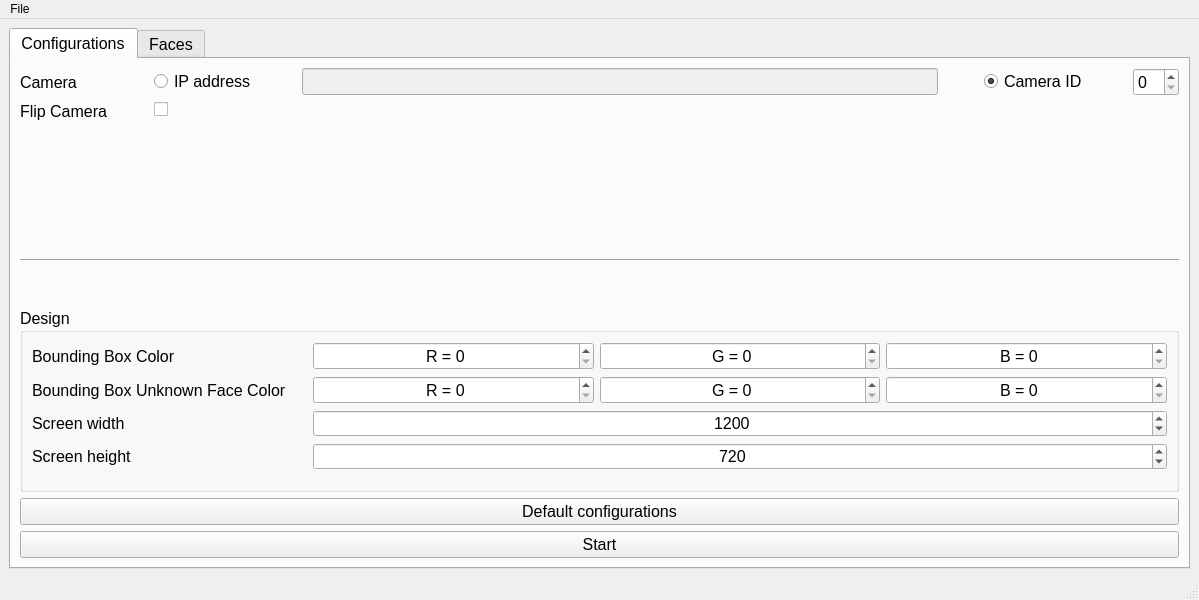
<?xml version="1.0" encoding="UTF-8"?>
<ui version="4.0">
 <class>MainWindow</class>
 <widget class="QMainWindow" name="MainWindow">
  <property name="geometry">
   <rect>
    <x>0</x>
    <y>0</y>
    <width>1199</width>
    <height>600</height>
   </rect>
  </property>
  <property name="windowTitle">
   <string>MainWindow</string>
  </property>
  <widget class="QWidget" name="centralwidget">
   <layout class="QVBoxLayout" name="verticalLayout_2">
    <item>
     <widget class="QTabWidget" name="tab">
      <property name="font">
       <font>
        <pointsize>12</pointsize>
       </font>
      </property>
      <property name="currentIndex">
       <number>0</number>
      </property>
      <widget class="QWidget" name="conf">
       <attribute name="title">
        <string>Configurations</string>
       </attribute>
       <layout class="QVBoxLayout" name="verticalLayout_3">
        <item>
         <layout class="QVBoxLayout" name="verticalLayout">
          <item>
           <layout class="QFormLayout" name="formLayout">
            <item row="1" column="0">
             <widget class="QLabel" name="labelCam">
              <property name="font">
               <font>
                <pointsize>12</pointsize>
               </font>
              </property>
              <property name="text">
               <string>Camera</string>
              </property>
             </widget>
            </item>
            <item row="1" column="1">
             <layout class="QHBoxLayout" name="horizontalLayout">
              <item>
               <spacer name="horizontalSpacerCamera">
                <property name="orientation">
                 <enum>Qt::Horizontal</enum>
                </property>
                <property name="sizeType">
                 <enum>QSizePolicy::Minimum</enum>
                </property>
                <property name="sizeHint" stdset="0">
                 <size>
                  <width>40</width>
                  <height>20</height>
                 </size>
                </property>
               </spacer>
              </item>
              <item>
               <widget class="QRadioButton" name="radioButtonIP">
                <property name="font">
                 <font>
                  <pointsize>12</pointsize>
                 </font>
                </property>
                <property name="text">
                 <string>IP address</string>
                </property>
               </widget>
              </item>
              <item>
               <spacer name="horizontalSpacerCamera2">
                <property name="orientation">
                 <enum>Qt::Horizontal</enum>
                </property>
                <property name="sizeType">
                 <enum>QSizePolicy::Minimum</enum>
                </property>
                <property name="sizeHint" stdset="0">
                 <size>
                  <width>40</width>
                  <height>20</height>
                 </size>
                </property>
               </spacer>
              </item>
              <item>
               <widget class="QLineEdit" name="lineEditIP">
                <property name="enabled">
                 <bool>false</bool>
                </property>
                <property name="font">
                 <font>
                  <pointsize>12</pointsize>
                 </font>
                </property>
               </widget>
              </item>
              <item>
               <spacer name="horizontalSpacerCam3">
                <property name="orientation">
                 <enum>Qt::Horizontal</enum>
                </property>
                <property name="sizeType">
                 <enum>QSizePolicy::Minimum</enum>
                </property>
                <property name="sizeHint" stdset="0">
                 <size>
                  <width>40</width>
                  <height>20</height>
                 </size>
                </property>
               </spacer>
              </item>
              <item>
               <widget class="QRadioButton" name="radioButtonCamID">
                <property name="font">
                 <font>
                  <pointsize>12</pointsize>
                 </font>
                </property>
                <property name="text">
                 <string>Camera ID</string>
                </property>
                <property name="checked">
                 <bool>true</bool>
                </property>
               </widget>
              </item>
              <item>
               <spacer name="horizontalSpacercam4">
                <property name="orientation">
                 <enum>Qt::Horizontal</enum>
                </property>
                <property name="sizeType">
                 <enum>QSizePolicy::Minimum</enum>
                </property>
                <property name="sizeHint" stdset="0">
                 <size>
                  <width>40</width>
                  <height>20</height>
                 </size>
                </property>
               </spacer>
              </item>
              <item>
               <widget class="QSpinBox" name="spinBoxCameraID">
                <property name="font">
                 <font>
                  <pointsize>12</pointsize>
                 </font>
                </property>
               </widget>
              </item>
             </layout>
            </item>
            <item row="2" column="0">
             <widget class="QLabel" name="flipCameraLabel">
              <property name="text">
               <string>Flip Camera</string>
              </property>
             </widget>
            </item>
            <item row="2" column="1">
             <widget class="QCheckBox" name="flipCameraCheckBox">
              <property name="mouseTracking">
               <bool>true</bool>
              </property>
              <property name="styleSheet">
               <string notr="true">margin-left:40px</string>
              </property>
             </widget>
            </item>
           </layout>
          </item>
          <item>
           <widget class="Line" name="line_2">
            <property name="orientation">
             <enum>Qt::Horizontal</enum>
            </property>
           </widget>
          </item>
          <item>
           <spacer name="verticalSpacer">
            <property name="orientation">
             <enum>Qt::Vertical</enum>
            </property>
            <property name="sizeType">
             <enum>QSizePolicy::Minimum</enum>
            </property>
            <property name="sizeHint" stdset="0">
             <size>
              <width>20</width>
              <height>40</height>
             </size>
            </property>
           </spacer>
          </item>
          <item>
           <widget class="QGroupBox" name="groupBoxDesign">
            <property name="font">
             <font>
              <pointsize>12</pointsize>
             </font>
            </property>
            <property name="title">
             <string>Design</string>
            </property>
            <layout class="QVBoxLayout" name="verticalLayout_4">
             <item>
              <layout class="QFormLayout" name="formLayout_2">
               <item row="1" column="0">
                <widget class="QLabel" name="labelBBoxColor">
                 <property name="font">
                  <font>
                   <pointsize>12</pointsize>
                  </font>
                 </property>
                 <property name="text">
                  <string>Bounding Box Color</string>
                 </property>
                </widget>
               </item>
               <item row="1" column="1">
                <layout class="QHBoxLayout" name="horizontalLayout_2">
                 <property name="leftMargin">
                  <number>20</number>
                 </property>
                 <item>
                  <widget class="QSpinBox" name="spinBoxNormalRed">
                   <property name="alignment">
                    <set>Qt::AlignCenter</set>
                   </property>
                   <property name="prefix">
                    <string>R = </string>
                   </property>
                   <property name="maximum">
                    <number>255</number>
                   </property>
                  </widget>
                 </item>
                 <item>
                  <widget class="QSpinBox" name="spinBoxNormalGreen">
                   <property name="alignment">
                    <set>Qt::AlignCenter</set>
                   </property>
                   <property name="suffix">
                    <string/>
                   </property>
                   <property name="prefix">
                    <string>G = </string>
                   </property>
                   <property name="maximum">
                    <number>255</number>
                   </property>
                  </widget>
                 </item>
                 <item>
                  <widget class="QSpinBox" name="spinBoxNormalBlue">
                   <property name="alignment">
                    <set>Qt::AlignCenter</set>
                   </property>
                   <property name="prefix">
                    <string>B = </string>
                   </property>
                   <property name="maximum">
                    <number>255</number>
                   </property>
                  </widget>
                 </item>
                </layout>
               </item>
               <item row="2" column="0">
                <widget class="QLabel" name="labelBBoxUnknownFaceColor">
                 <property name="font">
                  <font>
                   <pointsize>12</pointsize>
                  </font>
                 </property>
                 <property name="text">
                  <string>Bounding Box Unknown Face Color</string>
                 </property>
                </widget>
               </item>
               <item row="2" column="1">
                <layout class="QHBoxLayout" name="horizontalLayout_3">
                 <property name="leftMargin">
                  <number>20</number>
                 </property>
                 <item>
                  <widget class="QSpinBox" name="spinBoxUnknownRed">
                   <property name="alignment">
                    <set>Qt::AlignCenter</set>
                   </property>
                   <property name="prefix">
                    <string>R = </string>
                   </property>
                   <property name="maximum">
                    <number>255</number>
                   </property>
                  </widget>
                 </item>
                 <item>
                  <widget class="QSpinBox" name="spinBoxUnknownGreen">
                   <property name="alignment">
                    <set>Qt::AlignCenter</set>
                   </property>
                   <property name="prefix">
                    <string>G = </string>
                   </property>
                   <property name="maximum">
                    <number>255</number>
                   </property>
                  </widget>
                 </item>
                 <item>
                  <widget class="QSpinBox" name="spinBoxUnknownBlue">
                   <property name="alignment">
                    <set>Qt::AlignCenter</set>
                   </property>
                   <property name="prefix">
                    <string>B = </string>
                   </property>
                   <property name="maximum">
                    <number>255</number>
                   </property>
                   <property name="singleStep">
                    <number>1</number>
                   </property>
                  </widget>
                 </item>
                </layout>
               </item>
               <item row="3" column="0">
                <widget class="QLabel" name="screenWidthLabel">
                 <property name="font">
                  <font>
                   <pointsize>12</pointsize>
                  </font>
                 </property>
                 <property name="text">
                  <string>Screen width</string>
                 </property>
                </widget>
               </item>
               <item row="3" column="1">
                <widget class="QSpinBox" name="screenWidthSpinBox">
                 <property name="font">
                  <font>
                   <pointsize>12</pointsize>
                  </font>
                 </property>
                 <property name="styleSheet">
                  <string notr="true">margin-left:20px</string>
                 </property>
                 <property name="alignment">
                  <set>Qt::AlignCenter</set>
                 </property>
                 <property name="minimum">
                  <number>256</number>
                 </property>
                 <property name="maximum">
                  <number>99999</number>
                 </property>
                 <property name="value">
                  <number>1200</number>
                 </property>
                </widget>
               </item>
               <item row="4" column="0">
                <widget class="QLabel" name="screenHeightLabel">
                 <property name="font">
                  <font>
                   <pointsize>12</pointsize>
                  </font>
                 </property>
                 <property name="text">
                  <string>Screen height</string>
                 </property>
                </widget>
               </item>
               <item row="4" column="1">
                <widget class="QSpinBox" name="screenHeightSpinBox">
                 <property name="font">
                  <font>
                   <pointsize>12</pointsize>
                  </font>
                 </property>
                 <property name="styleSheet">
                  <string notr="true">margin-left:20px</string>
                 </property>
                 <property name="alignment">
                  <set>Qt::AlignCenter</set>
                 </property>
                 <property name="minimum">
                  <number>256</number>
                 </property>
                 <property name="maximum">
                  <number>99999</number>
                 </property>
                 <property name="value">
                  <number>720</number>
                 </property>
                </widget>
               </item>
              </layout>
             </item>
            </layout>
           </widget>
          </item>
          <item>
           <widget class="QPushButton" name="defaultConfigurationsButton">
            <property name="font">
             <font>
              <pointsize>12</pointsize>
             </font>
            </property>
            <property name="text">
             <string>Default configurations</string>
            </property>
            <property name="shortcut">
             <string>Ctrl+D</string>
            </property>
           </widget>
          </item>
          <item>
           <widget class="QPushButton" name="startButton">
            <property name="font">
             <font>
              <pointsize>12</pointsize>
             </font>
            </property>
            <property name="text">
             <string>Start</string>
            </property>
            <property name="shortcut">
             <string>Return</string>
            </property>
           </widget>
          </item>
         </layout>
        </item>
       </layout>
      </widget>
      <widget class="QWidget" name="faces">
       <attribute name="title">
        <string>Faces</string>
       </attribute>
       <layout class="QVBoxLayout" name="verticalLayout_6">
        <item>
         <layout class="QVBoxLayout" name="verticalLayout_">
          <item>
           <widget class="QGroupBox" name="groupBoxVizualization">
            <property name="title">
             <string>Visualization</string>
            </property>
            <layout class="QVBoxLayout" name="verticalLayout_8">
             <item>
              <widget class="QScrollArea" name="scrollAreaFaces">
               <property name="widgetResizable">
                <bool>true</bool>
               </property>
               <widget class="QWidget" name="scrollAreaWidgetContents">
                <property name="geometry">
                 <rect>
                  <x>0</x>
                  <y>0</y>
                  <width>1133</width>
                  <height>382</height>
                 </rect>
                </property>
                <layout class="QVBoxLayout" name="verticalLayout_5">
                 <item>
                  <layout class="QHBoxLayout" name="horizontalLayout_4">
                   <item>
                    <widget class="QLabel" name="labelID">
                     <property name="font">
                      <font>
                       <pointsize>12</pointsize>
                      </font>
                     </property>
                     <property name="text">
                      <string>0</string>
                     </property>
                     <property name="margin">
                      <number>20</number>
                     </property>
                    </widget>
                   </item>
                   <item>
                    <spacer name="horizontalSpacer_3">
                     <property name="orientation">
                      <enum>Qt::Horizontal</enum>
                     </property>
                     <property name="sizeType">
                      <enum>QSizePolicy::Minimum</enum>
                     </property>
                     <property name="sizeHint" stdset="0">
                      <size>
                       <width>40</width>
                       <height>20</height>
                      </size>
                     </property>
                    </spacer>
                   </item>
                   <item>
                    <widget class="QLabel" name="photo">
                     <property name="maximumSize">
                      <size>
                       <width>100</width>
                       <height>100</height>
                      </size>
                     </property>
                     <property name="font">
                      <font>
                       <pointsize>8</pointsize>
                      </font>
                     </property>
                     <property name="styleSheet">
                      <string notr="true">border-radius:1</string>
                     </property>
                     <property name="text">
                      <string/>
                     </property>
                     <property name="pixmap">
                      <pixmap>../Pictures/train_images/MOKHTARI Billal.jpg</pixmap>
                     </property>
                     <property name="scaledContents">
                      <bool>true</bool>
                     </property>
                     <property name="alignment">
                      <set>Qt::AlignLeading|Qt::AlignLeft|Qt::AlignVCenter</set>
                     </property>
                    </widget>
                   </item>
                   <item>
                    <spacer name="horizontalSpacer">
                     <property name="orientation">
                      <enum>Qt::Horizontal</enum>
                     </property>
                     <property name="sizeType">
                      <enum>QSizePolicy::Minimum</enum>
                     </property>
                     <property name="sizeHint" stdset="0">
                      <size>
                       <width>40</width>
                       <height>20</height>
                      </size>
                     </property>
                    </spacer>
                   </item>
                   <item>
                    <widget class="QLabel" name="labelName">
                     <property name="font">
                      <font>
                       <family>HoloLens MDL2 Assets</family>
                       <pointsize>12</pointsize>
                       <weight>50</weight>
                       <bold>false</bold>
                      </font>
                     </property>
                     <property name="autoFillBackground">
                      <bool>false</bool>
                     </property>
                     <property name="styleSheet">
                      <string notr="true"/>
                     </property>
                     <property name="text">
                      <string>Billal MOKHTARI</string>
                     </property>
                    </widget>
                   </item>
                   <item>
                    <spacer name="horizontalSpacer_2">
                     <property name="orientation">
                      <enum>Qt::Horizontal</enum>
                     </property>
                     <property name="sizeType">
                      <enum>QSizePolicy::Minimum</enum>
                     </property>
                     <property name="sizeHint" stdset="0">
                      <size>
                       <width>40</width>
                       <height>20</height>
                      </size>
                     </property>
                    </spacer>
                   </item>
                   <item>
                    <widget class="QPushButton" name="pushButtonDeleteItem1">
                     <property name="font">
                      <font>
                       <family>MS Reference Sans Serif</family>
                       <pointsize>12</pointsize>
                       <weight>50</weight>
                       <bold>false</bold>
                      </font>
                     </property>
                     <property name="autoFillBackground">
                      <bool>false</bool>
                     </property>
                     <property name="styleSheet">
                      <string notr="true"/>
                     </property>
                     <property name="text">
                      <string>Delete</string>
                     </property>
                     <property name="icon">
                      <iconset>
                       <normaloff>../Pictures/train_images/Elvis Presley.jpg</normaloff>../Pictures/train_images/Elvis Presley.jpg</iconset>
                     </property>
                    </widget>
                   </item>
                   <item>
                    <spacer name="horizontalSpacer_4">
                     <property name="orientation">
                      <enum>Qt::Horizontal</enum>
                     </property>
                     <property name="sizeType">
                      <enum>QSizePolicy::Minimum</enum>
                     </property>
                     <property name="sizeHint" stdset="0">
                      <size>
                       <width>40</width>
                       <height>20</height>
                      </size>
                     </property>
                    </spacer>
                   </item>
                  </layout>
                 </item>
                 <item>
                  <widget class="Line" name="line">
                   <property name="orientation">
                    <enum>Qt::Horizontal</enum>
                   </property>
                  </widget>
                 </item>
                </layout>
               </widget>
              </widget>
             </item>
            </layout>
           </widget>
          </item>
          <item>
           <widget class="QPushButton" name="deleteAllButton">
            <property name="text">
             <string>Delete All</string>
            </property>
            <property name="shortcut">
             <string>Ctrl+Del</string>
            </property>
           </widget>
          </item>
          <item>
           <widget class="QPushButton" name="addButton">
            <property name="text">
             <string>Add</string>
            </property>
            <property name="shortcut">
             <string>Ctrl+A</string>
            </property>
           </widget>
          </item>
         </layout>
        </item>
       </layout>
      </widget>
     </widget>
    </item>
   </layout>
  </widget>
  <widget class="QMenuBar" name="menubar">
   <property name="geometry">
    <rect>
     <x>0</x>
     <y>0</y>
     <width>1199</width>
     <height>21</height>
    </rect>
   </property>
   <widget class="QMenu" name="menuFiles">
    <property name="title">
     <string>File</string>
    </property>
    <addaction name="actionImport_Image_Set"/>
    <addaction name="separator"/>
    <addaction name="actionExit"/>
   </widget>
   <addaction name="menuFiles"/>
  </widget>
  <widget class="QStatusBar" name="statusbar"/>
  <action name="actionExit">
   <property name="text">
    <string>Exit</string>
   </property>
   <property name="shortcut">
    <string>Ctrl+S</string>
   </property>
  </action>
  <action name="actionImport_Image_Set">
   <property name="text">
    <string>Import Image Set</string>
   </property>
   <property name="shortcut">
    <string>Ctrl+N</string>
   </property>
  </action>
 </widget>
 <resources/>
 <connections/>
</ui>
